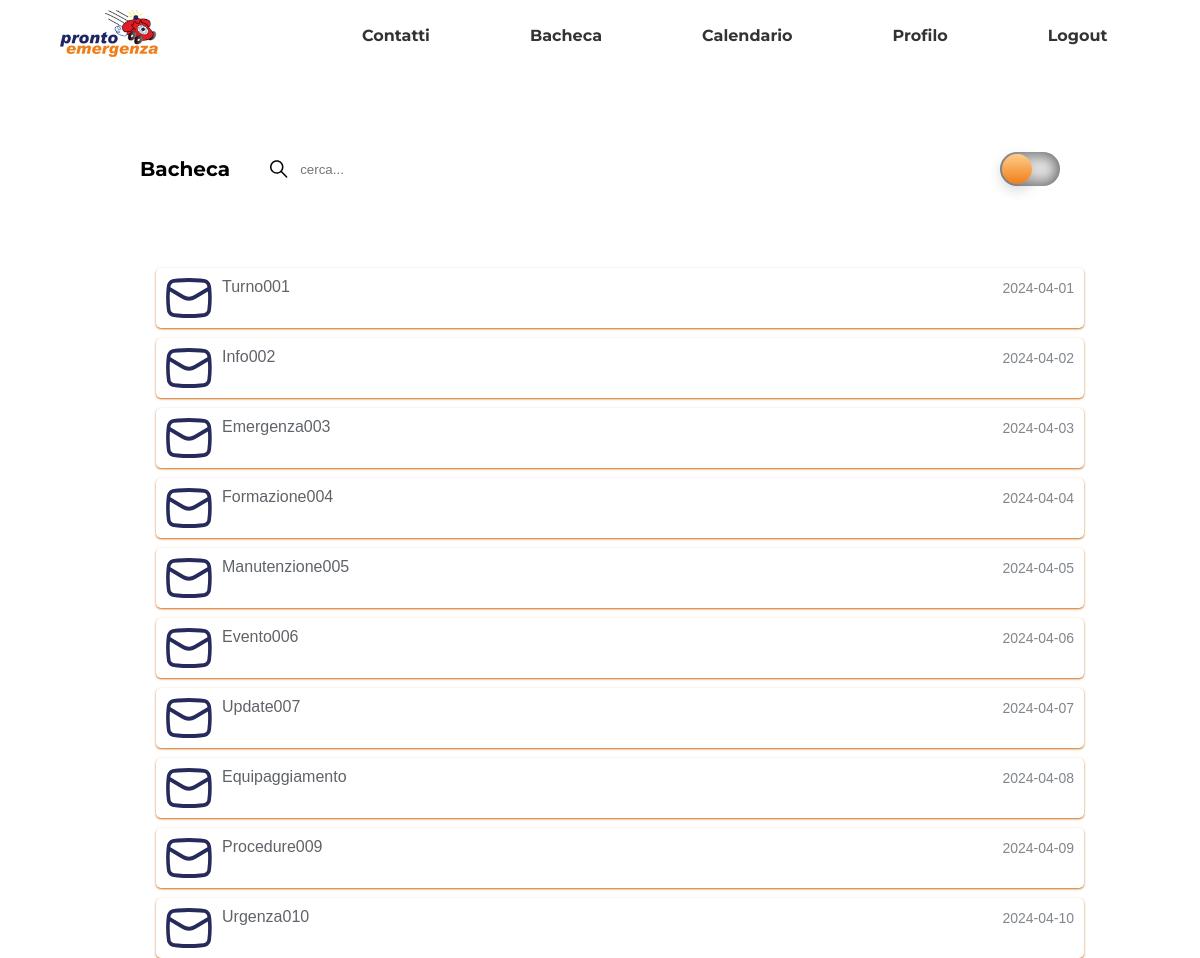
The app's page /Pagina-Statica_Bacheca/Pagina-Statica_Bacheca/index.php with its own data.
### tables this page shows
CREATE TABLE IF NOT EXISTS `comunicazioni` (
  `idComunicazione` int(11) NOT NULL AUTO_INCREMENT COMMENT 'ID della comunicazione, utilizzato come chiave primaria e auto-incrementato per garantire univocità automatica',
  `dataEmissione` date NOT NULL COMMENT 'data di invio comunicazione ',
  `titolo` varchar(15) NOT NULL COMMENT 'titolo identificatore univoco ',
  `testo` text NOT NULL COMMENT 'contenuto della comunicazione ',
  `nomeFileAllegato` varchar(50) DEFAULT NULL COMMENT 'nome del percorso del file da allegare alla comunicazione ',
  `dataScadenza` date NOT NULL COMMENT 'data di scadenza della comunicazione ',
  `idTipo` int(11) NOT NULL COMMENT 'nome identificatore del tipo di comunicazione ',
  `idUtente` int(11) NOT NULL COMMENT 'ID dell''utente associato alla comunicazione',
  PRIMARY KEY (`idComunicazione`),
  UNIQUE KEY `titolo` (`titolo`),
  KEY `comunicazioni_ibfk_1` (`idTipo`),
  KEY `comunicazioni_ibfk_2` (`idUtente`)
);

### Pagina-Statica_Bacheca/Pagina-Statica_Bacheca/function.php (called while the page is built, shortened)
<?php
function conn(){
    $dbname = "pronto_emergenza";
    $server="localhost";
    $username="root";
    $psw="";
    return $conn = new PDO("mysql:dbname=$dbname;host=$server",$username,$psw);
}
function select($query,$param=[]){
    $conn = conn();
    $v = [];
    if($conn != null && isset($query)) {
        $stmt = $conn->prepare($query);
        $stmt->execute($param);
        $v = $stmt->fetchAll(PDO::FETCH_ASSOC);
        $v['rows'] = $stmt->rowCount();
    }else{
        $v['error'] = "Errore";
    }
    return $v;
}
?>

### Pagina-Statica_Bacheca/Pagina-Statica_Bacheca/index.php (the view, shortened to what this page needs)
<?php
require("function.php");
  $bacheca = select("SELECT * from comunicazioni");
  if(isset($bacheca['error']))
    header("Location: index.php");
  else{
    if($bacheca['rows'] == 0)
      echo "ciao";
    else{
?>
<!DOCTYPE html>
<html>
  <head>
    <link rel="stylesheet" href="style.css">
    <link rel="stylesheet" href="styleguide.css">
    <link rel="stylesheet" href="globals.css">
  </head>
  <body>
    <div class="bacheca">
      <div class="header">
        <a href="homepage.html" class="only-desktop"><img class="immagine-logo" src="img/immagine-logo-ambulanza.png" width="150"/></a>
        <div class="nav-links only-desktop">
          <a href="#">Contatti</a>
          <a href="#">Bacheca</a>
          <a href="#">Calendario</a>
          <a href="#">Profilo</a>
          <a href="#">Logout</a>
        </div>
      </div>
      <div class="container">
        <h2 class="only-desktop">Bacheca</h2>
        <div class="search-bar only-desktop">
          <label for="search-bar" class="search-label"><img src="img/frame-29-1.svg" alt="search" class="search-icon"></label>
          <input type="text" name="search-bar" placeholder="cerca..." class="search-input" id="search-bar">
        </div>
        <div class="frame">
          <div class="switch-container" title="Mostra/Nascondi Comunicazioni Lette">
            <label for="switch" class="switch">
          </div>
        </div>
      </div>
      <div class="cont">
        <ul class="button-list">
<?php
        for($i=0;$i<count($bacheca)-1;$i++){
          $arr = $bacheca[$i];
          echo "<li class='button-item' id='ris'>
            <button class='styled-button'>
              <img src='img/mail-bacheca-7.svg' alt='mail'>
              <div class='info'>
                <span class='title'>".$arr['titolo']."</span>
                <span class='date'>".$arr['dataEmissione']."</span>
              </div>
            </button>
          </li>";
        }
?>
        </ul>
      </div>
    </div>
  </body>
</html>
<?php
    }
  }
?>

### Pagina-Statica_Bacheca/Pagina-Statica_Bacheca/style.css (style rules this page uses)
@media screen and (min-width: 641px) { body { font-family: var(--PULSANTI-font-family); } }
@media screen and (min-width: 641px) { .header { display: flex; justify-content: space-between; align-items: center; padding: 10px; } }
@media screen and (min-width: 641px) { .immagine-logo { max-width: 100px; height: auto; } }
@media screen and (min-width: 641px) { .nav-links { display: flex; gap: 100px; margin-right: 7%; } }
@media screen and (min-width: 641px) { .nav-links a { text-decoration: none; color: #333; font-weight: bold; } }
@media screen and (min-width: 641px) { .container h2 { font-size: 20px; font-weight: bold; margin-right: 30px; display: flex; align-items: center; } }
@media screen and (min-width: 641px) { .container { display: flex; justify-content: space-between; width: 80%; margin: 50px auto; padding: 20px; border-radius: 5px; } }
@media screen and (min-width: 641px) { .header { display: flex; justify-content: space-between; align-items: center; } }
@media screen and (min-width: 641px) { .search-bar { flex-grow: 1; margin-right: 10px; } }
@media screen and (min-width: 641px) { .switch-container { display: flex; align-items: center; } }
@media screen and (min-width: 641px) { .switch { position: relative; display: block; width: 60px; height: 34px; background-color: #ebebeb; border-radius: 17px; box-shadow: inset 0px 5px 15px rgba(0, 0, 0, 0.4), inset 0px -5px 15px rgba(0, 0, 0, 0.4); cursor: pointer; } }
@media screen and (min-width: 641px) { .switch::after { content: ''; position: absolute; top: 2px; left: 2px; width: 30px; height: 30px; background: linear-gradient(180deg,#ffcc89,rgba(239, 127, 27, 1)); border-radius: 50%; transition: transform 0.3s ease; box-shadow: 0px 5px 15px rgba(0, 0, 0, 0.2); } }
@media screen and (min-width: 641px) { .immagine-logo { margin-left: 50px; width: 150px; height: auto; } }
@media screen and (min-width: 641px) { .cont { text-align: center; } }
@media screen and (min-width: 641px) { .button-item { list-style-type: none; } }
@media screen and (min-width: 641px) { .frame { display: flex; flex-direction: row; justify-content: space-between; } }
@media screen and (min-width: 641px) { .styled-button { padding: 10px; border: none; background-color: white; border-radius: 5px; box-shadow: 0 1px 3px rgba(0, 0, 0, 0.12), 0 1px 2px rgba(239, 127, 27, 1); width: 80%; } }
@media screen and (min-width: 641px) { .styled-button img { margin-right: 10px; float: left; } }
@media screen and (min-width: 641px) { .styled-button .info { display: flex; flex-direction: row; justify-content: space-between; } }
@media screen and (min-width: 641px) { .styled-button .title { font-size: 16px; color: #5f6368; } }
@media screen and (min-width: 641px) { .styled-button .date { font-size: 14px; color: #80868b; margin-top: 2px; } }
@media screen and (min-width: 641px) { .button-item { margin-top: 10px; margin-bottom: 10px; } }
@media screen and (min-width: 641px) { .search-bar { display: flex; flex-direction: row; justify-content: space-between; } }
@media screen and (min-width: 641px) { .search-bar input { width: 100%; border: none; } }
@media screen and (min-width: 641px) { .search-label { display: flex; align-items: center; } }

### Pagina-Statica_Bacheca/Pagina-Statica_Bacheca/globals.css (style rules this page uses)
* { -webkit-font-smoothing: antialiased; box-sizing: border-box; }
html, body { margin: 0px; height: 100%; }
a { text-decoration: none; }

### records on screen
comunicazioni: titolo "Turno001", dataEmissione "2024-04-01"
comunicazioni: titolo "Info002", dataEmissione "2024-04-02"
comunicazioni: titolo "Emergenza003", dataEmissione "2024-04-03"
comunicazioni: titolo "Formazione004", dataEmissione "2024-04-04"
comunicazioni: titolo "Manutenzione005", dataEmissione "2024-04-05"
comunicazioni: titolo "Evento006", dataEmissione "2024-04-06"
comunicazioni: titolo "Update007", dataEmissione "2024-04-07"
comunicazioni: titolo "Equipaggiamento", dataEmissione "2024-04-08"
comunicazioni: titolo "Procedure009", dataEmissione "2024-04-09"
comunicazioni: titolo "Urgenza010", dataEmissione "2024-04-10"
